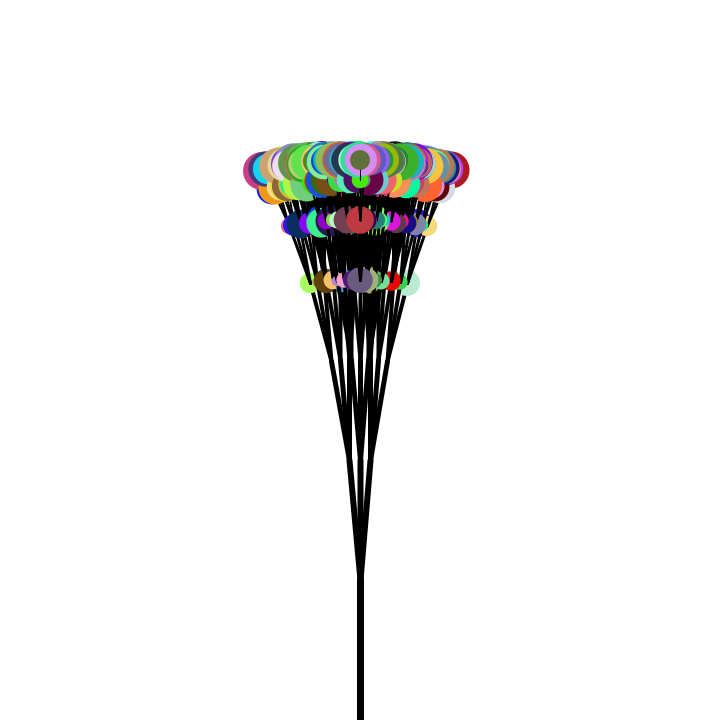
Frame 1 (no input)
Frame 60 (the mouse pressed at the canvas centre just before this capture): identical to frame 1, image omitted
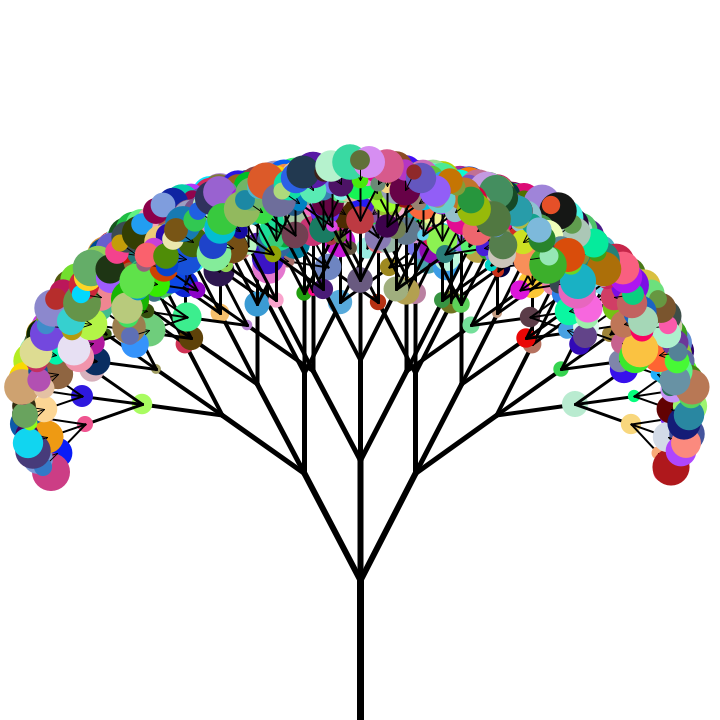
Frame 120 (the mouse held since frame 60 and released just before this capture)

The Processing sketch that drew these frames (run headless with seeded random() and noise(); from frame 60 on, the mouse is pressed at the canvas centre):

// Processing sketch: balloon_tree
// ── balloon_tree.pde
//Balloon Tree
//Hassan Ali Amjad
//CS30

//Fractal tree with balloons, interactive angles, and random color + size control

int realDepth = 7;
int leafBranch = 5;
float scale = 20;
float mx;
float leafSize;

void setup() {
  size(720, 720);
}

void draw() {
  background(255);
  //map from screen width to the range of angles wanted for branches
  mx = map(mouseX, 0, width, 5, 50);
  //set random seed only once before drawing tree
  randomSeed(1512);
  drawTree(width/2, height, 90, realDepth);
}

void drawLine(int x1, int y1, int x2, int y2, int depth) {
  //increase weight of line based on how close it is to the main trunk
  strokeWeight(depth);
  stroke(0);
  line(x1, y1, x2, y2);
}

void drawLeaf(int x1, int y1, int depth) {
  //condition to control which branches get leaves
  if (depth < leafBranch) {
    fill(random(255), random(255), random(255));
    //randomize leafSize with the leaves on the edges being the biggest
    leafSize = random((realDepth*1.2-depth)*2, (realDepth*1.7-depth)*3.5);
    noStroke();
    circle(x1, y1, leafSize);
  }
}

void drawTree(int x1, int y1, float angle, int depth) {
  if (depth > 0) {
    //calculate coordinates of point b on the line
    int x2 = (int)(x1 + (cos(radians(angle))*depth*scale)); 
    int y2 = (int)(y1 - (sin(radians(angle))*depth*scale));  

    //draw line from point a to point b and draw leaf on point b
    drawLine(x1, y1, x2, y2, depth);
    drawLeaf(x2, y2, depth);

    //draw a 3-branch tree, with the angle between branches adjusted by mapped mouseX
    drawTree(x2, y2, angle+mx, depth-1);
    drawTree(x2, y2, angle-mx, depth-1);
    drawTree(x2, y2, angle, depth-1);
  }
}

void keyPressed() {
  //Increase or decrease the amount of branches leaves are drawn on
  if (key == 'x'  && leafBranch <= realDepth) {
    leafBranch++;
  } else if (key == 'z' && leafBranch > 1) {
    leafBranch--;
  }
}
